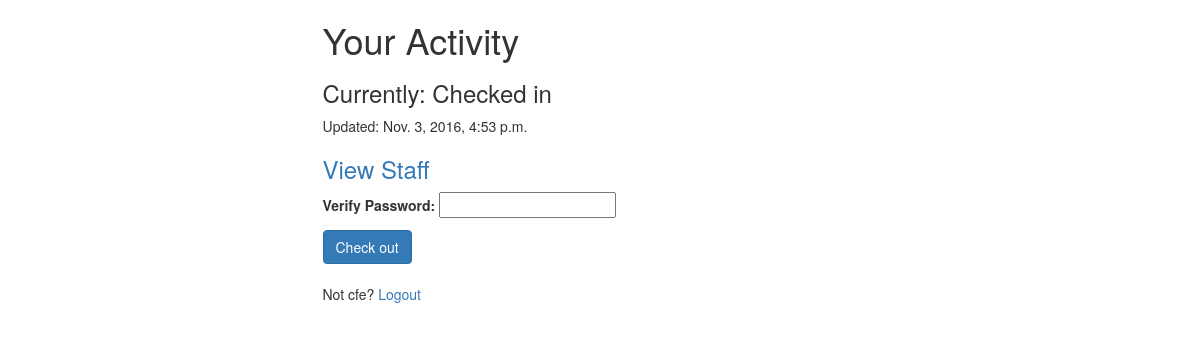
The app's page / (signed in), older data.
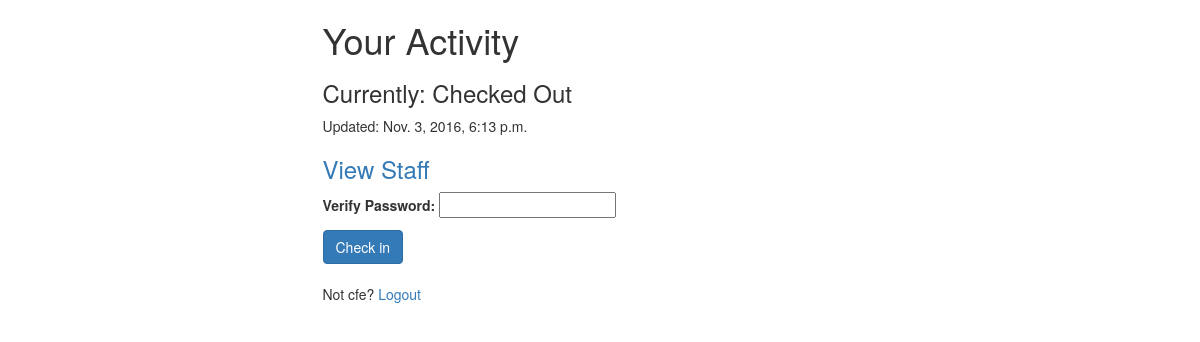
The same page, newer data.
### timeclock/models.py (models this page shows, shortened)
class UserActivity(models.Model):
    user = models.ForeignKey(settings.AUTH_USER_MODEL)
    activity = models.CharField(max_length=120, default='checkin', choices=USER_ACTIVITY_CHOICES)
    timestamp = models.DateTimeField(auto_now_add=True)
    objects = UserActivityManager()
    abc = UserActivityManager()
    class Meta:
        verbose_name = 'User Activity'
        verbose_name_plural = "User Activities"
    @property
    def next_activity(self):
        next = "Check in"
        if self.activity == 'checkin':
            next = "Check out"
        return next
    @property
    def current(self):
        current = 'Checked Out'
        if self.activity == 'checkin':
            current = "Checked in"
        return current

### timeclock/views.py (the view, shortened to what this page needs)
# urls.py: url(r'^$', ActivityView.as_view()),
class ActivityView(View):
    @method_decorator(login_required)
    def dispatch(self, *args, **kwargs):
        return super(ActivityView, self).dispatch(*args, **kwargs)
    def get(self, request, *args, **kwargs):
        if request.session.get("username"):
            username_auth = request.user.username
            username_ses = request.session.get("username")
        if username_ses == username_auth:
            username = username_auth
            context = {}
            if username:
                form = UserActivityForm(initial={"username": username})
                context["form"] = form
                if request.user.is_authenticated():
                    obj = UserActivity.objects.current(request.user)
                    context['object'] = obj
        else:
            logout(request)
            return HttpResponseRedirect("/login/")
        return render(request, "timeclock/activity-view.html", context)

### timeclock/forms.py (shortened to what this page needs)
class UserActivityForm(forms.Form):
    username = forms.CharField(widget=forms.HiddenInput)
    password = forms.CharField(label='Verify Password', widget=forms.PasswordInput)

### timeclock/models.py (called while the page is built)
    def current(self, user=None):
        if user is None:
            return self
        return self.filter(user=user).order_by('-timestamp').first()

    def get_queryset(self, *args, **kwargs):
        return UserActivityQuerySet(self.model, using=self._db)

    def current(self, user=None):
        if user is None:
            return None
        current_obj = self.get_queryset().current(user)
        return current_obj

### timeclock/templates/timeclock/activity-view.html (shortened to what this page needs)
{% extends "base.html" %}
{% block content %}
{% if object %}
<h1>Your Activity</h1>
<h3>Currently: {{ object.current }}</h3>
<p>Updated: {{ object.timestamp }}</p>
{% endif %}
{% if user.is_staff %}
<h3><a href='/users/'>View Staff</a></h3>
{% endif %}
<form method='POST' action=''>
    {{ form.as_p }}
    <input  class='btn btn-primary' type='submit' value='{% if object %}{{object.next_activity }}{% else %}Check in{% endif %}' />
</form>
<br/>
<p>Not {{ object.user.username }}? <a href='/logout'>Logout</a></p>
{% endblock %}

### timeclock/templates/base.html (shortened to what this page needs)
{% load static %}
<!DOCTYPE html>
<html lang="en">
  <head>
    <link href="{% static 'bootstrap/css/bootstrap.min.css' %}" rel="stylesheet">
  </head>
  <body>
    <div class='container'>
      <div class='row'>
        <div class='col-sm-6 col-sm-offset-3'>
    {% block content %}
    {% endblock %}
  </div>
  </div>
  </div>
  </body>
</html>

Row changes from the older to the newer data that the page shows:
no longer on this page (row unchanged): UserActivity: current "Checked in", timestamp "Nov. 3, 2016, 4:53 p.m.", next_activity "Check out", user.username "cfe"
added UserActivity: current "Checked Out", timestamp "Nov. 3, 2016, 6:13 p.m.", next_activity "Check in", user.username "cfe"
